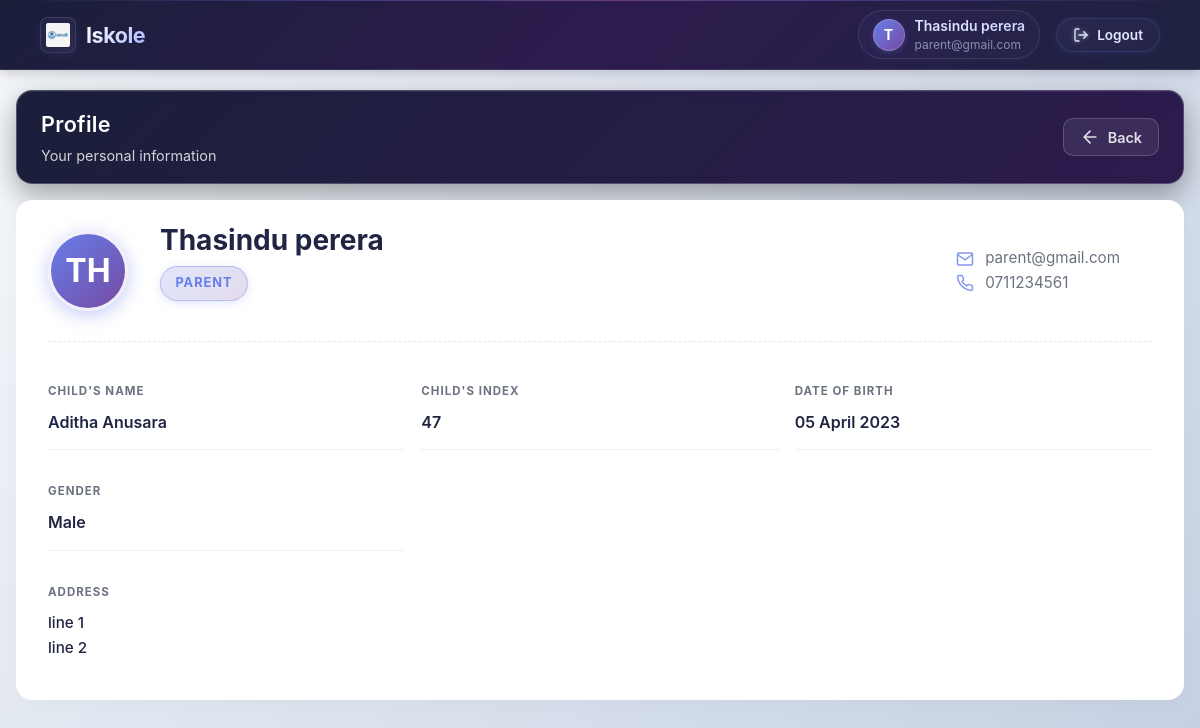
Page /profile/index (signed in) on the committed database.
### tables this page shows
CREATE TABLE `user` (
  `userID` int(11) NOT NULL,
  `gender` enum('Male','Female') DEFAULT NULL,
  `email` varchar(200) DEFAULT NULL,
  `phone` varchar(20) DEFAULT NULL,
  `createDate` datetime NOT NULL DEFAULT current_timestamp(),
  `role` int(11) DEFAULT NULL,
  `active` tinyint(1) DEFAULT NULL,
  `dateOfBirth` date DEFAULT NULL,
  `password` varchar(400) DEFAULT NULL,
  `pwdChanged` int(11) DEFAULT 0
);

CREATE TABLE `userName` (
  `userID` int(11) NOT NULL,
  `firstName` varchar(100) NOT NULL,
  `lastName` varchar(100) NOT NULL
);

CREATE TABLE `students` (
  `userID` int(11) NOT NULL,
  `studentID` int(11) NOT NULL,
  `classID` int(11) NOT NULL,
  `gradeID` int(11) DEFAULT NULL
);

CREATE TABLE `userAddress` (
  `userID` int(11) NOT NULL,
  `address_line1` varchar(200) NOT NULL,
  `address_line2` varchar(200) NOT NULL,
  `address_line3` varchar(200) NOT NULL
);

### app/Core/Controller.php (called while the page is built, shortened)
<?php
require_once __DIR__ . '/Session.php';
class Controller
{
    public function __construct()
    {
        $this->session = Session::getInstance();
    }
    protected function view($view, $data = [])
    {
        extract($data);
        require_once "../app/Views/$view.php";
    }
    protected function model($model)
    {
        return new $model();
    }
}

### app/Controllers/profile/ProfileController.php (called while the page is built, shortened)
<?php
require_once '../app/Core/Controller.php';
require_once '../app/Core/Session.php';
class ProfileController extends Controller
{
    public function index()
    {
        $userId = $this->session->get('user_id') ?? $_SESSION['user_id'] ?? null;
        $userModel = $this->model('UserModel');
        $teacherModel = $this->model('TeacherModel');
        $subjectModel = $this->model('SubjectModel');
        $studentModel = $this->model('StudentModel');
        $parentModel = $this->model('ParentModel');
        $user = $userModel->getUserDetailsById((int) $userId);
        $teacher = $teacherModel->getTeacherByUserId((int) $userId);
        $user['teacher'] = $teacher;
        $student = $studentModel->getStudentByUserId((int) $userId);
        $user['student'] = $student;
        if ($user['role'] === 2 ) {
            $subject = $subjectModel->getSubjectById((int) ($teacher['subjectID'] ?? 0));
        } elseif ($user['role'] === 3 ) {
            $subject = $subjectModel->getSubjectById((int) ($student['subjectID'] ?? 0));
        } else {
            $subject = null;
        }
        $user['subject'] = $subject['subjectName'] ?? '';
        $user['class'] = $class['class'] ?? '';
        $user['grade'] = $class['grade'] ?? '';
        if ($user['role'] === 4 ) {
            $parent = $parentModel->getParentByUserId((int) $userId);
            $student = $studentModel->getStudentById((int) ($parent['studentID'] ?? 0));
            $user['parent'] = $parent;
            $user['student'] = $student;
        }
        $this->view('profile/profile', ['user' => $user]);
    }
}

### app/Core/App.php (called while the page is built, shortened)
<?php
class App
{
    protected $method = 'index';
    public function __construct()
    {
        $url = $this->parseUrl();
        if ($url && isset($url[0]) && $url[0] !== '') {
            $segment0 = $url[0];
            $rootControllerFile = __DIR__ . '/../Controllers/' . ucfirst($segment0) . 'Controller.php';
            $folderControllerFile = __DIR__ . '/../Controllers/' . $segment0 . '/' . ucfirst($segment0) . 'Controller.php';
            if (file_exists($rootControllerFile)) {
                $this->controller = ucfirst($segment0) . 'Controller';
                $controllerPath = $rootControllerFile;
                unset($url[0]);
            } elseif (file_exists($folderControllerFile)) {
                unset($url[0]);
            } else {
                header('Location: /login');
                exit;
            }
        } else {
            header('Location: /login');
            exit;
        }
        $this->controller = new $this->controller;
        if (isset($url[1]) && method_exists($this->controller, $url[1])) {
            $this->method = $url[1];
            unset($url[1]);
        }
        $this->params = $url ? array_values($url) : [];
        call_user_func_array([$this->controller, $this->method], $this->params);
    }
    private function parseUrl()
    {
        if (isset($_GET['url']) && !empty($_GET['url'])) {
            return explode('/', filter_var(rtrim($_GET['url'], '/'), FILTER_SANITIZE_URL));
        }
        return [];
    }
}

### public/index.php (called while the page is built, shortened)
<?php
$app = new App();

### app/Core/Database.php (called while the page is built, shortened)
<?php
class Database
{
    private static $instance = null;
    private function __construct()
    {
        $this->host = getenv('MYSQL_HOST') ?: 'db';
        $this->port = getenv('MYSQL_PORT') ?: '3306';
        $this->dbname = getenv('MYSQL_DB') ?: 'iskole';
        $this->username = getenv('MYSQL_USER') ?: 'root';
        $this->password = getenv('MYSQL_PASSWORD') ?: 'root';
        $charset = 'utf8mb4';
        $dsn = "mysql:host={$this->host};port={$this->port};dbname={$this->dbname};charset={$charset}";
        $options = [
            PDO::ATTR_ERRMODE => PDO::ERRMODE_EXCEPTION,
            PDO::ATTR_DEFAULT_FETCH_MODE => PDO::FETCH_ASSOC,
            PDO::ATTR_PERSISTENT => false,
        ];
        try {
            $this->pdo = new PDO($dsn, $this->username, $this->password, $options);
        } catch (PDOException $e) {
            throw new Exception("Database connection failed: " . $e->getMessage());
        }
    }
    public static function getInstance()
    {
        if (self::$instance === null) {
            self::$instance = new Database();
        }
        return self::$instance->pdo;
    }
    private function loadEnv()
    {
        $envFile = __DIR__ . '/../../.env';
    }
}

### app/Core/Session.php (called while the page is built, shortened)
<?php
class Session
{
    protected static $instance = null;
    public static function getInstance()
    {
        if (self::$instance === null) {
            self::$instance = new Session();
        }
        return self::$instance;
    }
    public function get($key)
    {
        return isset($_SESSION[$key]) ? $_SESSION[$key] : null;
    }
}

### app/Model/UserModel.php (called while the page is built, shortened)
<?php
class UserModel
{
    protected $pdo;
    protected $userTable = 'user';
    protected $userAddressTable = 'userAddress';
    protected $userNameTable = 'userName';
    public function __construct()
    {
        $this->pdo = Database::getInstance();
    }
    public function getUserDetailsById($userId)
    {
        $sql = "SELECT {$this->userTable}.*,
                {$this->userNameTable}.firstName,
                {$this->userNameTable}.lastName,
                {$this->userAddressTable}.address_line1,
                {$this->userAddressTable}.address_line2,
                {$this->userAddressTable}.address_line3,
                students.studentID,
                students.classID,
                students.gradeID,
                teachers.subjectID
        FROM {$this->userTable}
        LEFT JOIN {$this->userNameTable}
        ON {$this->userTable}.userID = {$this->userNameTable}.userID
        LEFT JOIN {$this->userAddressTable}
        ON {$this->userTable}.userID = {$this->userAddressTable}.userID
        LEFT JOIN students
        ON {$this->userTable}.userID = students.userID
        LEFT JOIN teachers
        ON {$this->userTable}.userID = teachers.userID
        WHERE {$this->userTable}.userID = :userId";
        $stmt = $this->pdo->prepare($sql);
        $stmt->execute(['userId' => $userId]);
        return $stmt->fetch(PDO::FETCH_ASSOC);
    }
}

### app/Model/TeacherModel.php (called while the page is built, shortened)
<?php
require_once __DIR__ . '/UserModel.php';
class TeacherModel extends UserModel
{
    private $teacherTable = 'teachers';
    public function getTeacherByUserId($userId)
    {
        $sql = "SELECT t.*, u.* FROM `{$this->teacherTable}` t JOIN `{$this->userTable}` u ON t.`userID` = u.`userID` WHERE t.`userID` = :userId";
        try {
            $stmt = $this->pdo->prepare($sql);
            $stmt->execute(['userId' => $userId]);
            return $stmt->fetch(PDO::FETCH_ASSOC);
        } catch (PDOException $e) {
            throw new Exception("Error fetching teacher by user ID: " . $e->getMessage());
        }
    }
}

### app/Model/StudentModel.php (called while the page is built, shortened)
<?php
require_once __DIR__ . '/UserModel.php';
class StudentModel extends UserModel
{
    private $studentTable = 'students';
    public function getStudentById($studentId)
    {
        $sql = "SELECT s.*, u.*, un.* FROM {$this->studentTable} s
            JOIN {$this->userTable} u ON s.userID = u.userID
            LEFT JOIN {$this->userNameTable} un ON u.userID = un.userID
            WHERE s.studentID = :studentId";
        try {
            $stmt = $this->pdo->prepare($sql);
            $stmt->execute(['studentId' => $studentId]);
            return $stmt->fetch(PDO::FETCH_ASSOC);
        } catch (PDOException $e) {
            throw new Exception("Error fetching student by ID: " . $e->getMessage());
        }
    }
    public function getStudentByUserId($userId)
    {
        $sql = "SELECT s.*, u.*, un.* FROM {$this->studentTable} s
            JOIN {$this->userTable} u ON s.userID = u.userID
            LEFT JOIN {$this->userNameTable} un ON u.userID = un.userID
            WHERE s.userID = :userId";
        try {
            $stmt = $this->pdo->prepare($sql);
            $stmt->execute(['userId' => $userId]);
            return $stmt->fetch(PDO::FETCH_ASSOC);
        } catch (PDOException $e) {
            throw new Exception("Error fetching student by user ID: " . $e->getMessage());
        }
    }
}

### app/Model/ParentModel.php (called while the page is built, shortened)
<?php
include_once __DIR__ . '/UserModel.php';
class ParentModel extends UserModel
{
    private $parentTable = 'parents';
    public function getParentByUserId($userId)
    {
        $sql = "SELECT p.*, u.* FROM {$this->parentTable} p JOIN {$this->userTable} u ON p.userID = u.userID WHERE p.userID = :userId";
        try {
            $stmt = $this->pdo->prepare($sql);
            $stmt->execute(['userId' => $userId]);
            return $stmt->fetch(PDO::FETCH_ASSOC);
        } catch (PDOException $e) {
            throw new Exception("Error fetching parent by user ID: " . $e->getMessage());
        }
    }
}

### app/Views/profile/profile.php (the view, shortened to what this page needs)
<link rel="stylesheet" href="/css/profile/profile.css">
<?php include_once __DIR__ . '/../header/index.php'; ?>
<?php
$user = $user ?? [];
$fullName = trim(($user['firstName'] ?? $user['fName'] ?? '') . ' ' . ($user['lastName'] ?? $user['lName'] ?? '')) ?: 'User';
$role = strtolower($user['role'] ?? 'student');
$roleMap = [0 => 'admin', 1 => 'manager', 2 => 'teacher', 3 => 'student', 4 => 'parent'];
if (is_numeric($role))
    $role = $roleMap[(int) $role] ?? 'student';
$role = $role ?: 'student';
$email = $user['email'] ?? '';
$phone = $user['phone'] ?? '';
$dob = $user['dateOfBirth'] ?? $user['dob'] ?? '';
$gender = ucfirst($user['gender'] ?? '');
$address = trim(implode("\n", array_filter([$user['address_line1'] ?? '', $user['address_line2'] ?? '', $user['address_line3'] ?? ''])));
$grade = $user['grade'] ?? '';
$class = $user['class'] ?? '';
$studentIndex = $user['student']['studentID'] ?? '';
$studentName = trim(($user['student']['firstName'] ?? '') . ' ' . ($user['student']['lastName'] ?? '')) ?: '';
$roleLabels = ['admin' => 'Administrator', 'manager' => 'Manager', 'teacher' => 'Teacher', 'student' => 'Student', 'parent' => 'Parent'];
$roleLabel = $roleLabels[$role] ?? 'User';
?>
<section class="profile-clean" aria-labelledby="profile-title">
    <header class="profile-header">
        <div class="profile-title-wrap">
            <h1 id="profile-title">Profile</h1>
            <p class="subtitle">Your personal information</p>
        </div>
        <div class="profile-actions">
            <button onclick="history.back()" class="back-btn">
                <svg width="20" height="20" viewBox="0 0 24 24" fill="none" stroke="currentColor" stroke-width="2"
                    stroke-linecap="round" stroke-linejoin="round">
                    <path d="M19 12H5M12 19l-7-7 7-7" />
                </svg>
                <span>Back</span>
            </button>
        </div>
    </header>
    <div class="card">
        <div class="profile-main">
            <div class="avatar-wrapper">
                <div class="avatar">
                    <?php
                    $name = $_SESSION['name'] ?? 'User';
                    echo strtoupper(substr($name, 0, 2));
                    ?>
                </div>
            </div>
            <div class="profile-user-info">
                <div>
                    <h2 class="profile-user-name"><?php echo htmlspecialchars($fullName); ?></h2>
                    <span class="profile-user-role"><?php echo htmlspecialchars($roleLabel); ?></span>
                </div>
                <div>
                    <?php if ($email): ?>
                        <div class="contact-line">
                            <svg width="18" height="18" viewBox="0 0 24 24" fill="none" stroke="currentColor"
                                stroke-width="2">
                                <path d="M4 4h16c1.1 0 2 .9 2 2v12c0 1.1-.9 2-2 2H4c-1.1 0-2-.9-2-2V6c0-1.1.9-2 2-2z" />
                                <polyline points="22,6 12,13 2,6" />
                            </svg>
                            <a
                                href="mailto:<?php echo htmlspecialchars($email); ?>"><?php echo htmlspecialchars($email); ?></a>
                        </div>
                    <?php endif; ?>
                    <?php if ($phone): ?>
                        <div class="contact-line">
                            <a
                                href="tel:<?php echo htmlspecialchars($phone); ?>"><?php echo htmlspecialchars($phone); ?></a>
                        </div>
                    <?php endif; ?>
                </div>
            </div>
        </div>
        <div class="details-grid">
            <?php if ($role === 'student'): ?>
                <?php if ($studentIndex): ?>
                    <div class="detail-card ">
                        <span class="detail-label">Index Number</span>
                        <span class="detail-value">
                            <?php echo htmlspecialchars($studentIndex); ?>
                        </span>
                    </div>
                <?php endif; ?>
                <div class="detail-card">
                    <span class="detail-label">Class</span>
                    <span class="detail-value"><?php echo htmlspecialchars($grade . ' - ' . $class); ?></span>
                </div>
            <?php elseif ($role === 'parent'): ?>
                <div class="detail-card">
                    <span class="detail-label">Child's Name</span>
                    <span class="detail-value">
                        <?php echo htmlspecialchars($studentName ?? '—'); ?>
                    </span>
                </div>
                <?php if ($studentIndex): ?>
                    <div class="detail-card ">
                        <span class="detail-label">Child's Index</span>
                        <span class="detail-value"><?php echo htmlspecialchars($studentIndex); ?></span>
                    </div>
                <?php endif; ?>
            <?php endif; ?>
            <?php if ($dob): ?>
                <div class="detail-card">
                    <span class="detail-label">Date of Birth</span>
                    <span class="detail-value">
                        <?php echo htmlspecialchars(date('d F Y', strtotime($dob))); ?>
                    </span>
                </div>
            <?php endif; ?>
            <?php if ($gender): ?>
                <div class="detail-card">
                    <span class="detail-label">Gender</span>
                    <span class="detail-value">
                        <?php echo htmlspecialchars($gender); ?>
                    </span>
                </div>
            <?php endif; ?>
            <?php if ($address): ?>
                <div class="detail-card full">
                    <span class="detail-label">Address</span>
                    <span class="detail-value address">
                        <?php echo nl2br(htmlspecialchars($address)); ?>
                    </span>
                </div>
            <?php endif; ?>
        </div>
    </div>
</section>

### rows in the picture
user: username.firstName+lastName "Thasindu perera", role "PARENT", email "parent@gmail.com", phone "0711234561", dateOfBirth "05 April 2023", gender "Male", useraddress.address_line1+address_line2+address_line3 "line 1 line 2"
students: username.firstName+lastName "Aditha Anusara", studentID "47"

### other values in the picture
substr($name, 0, 1) "T"
$_SESSION['name'] "Thasindu perera"
$_SESSION['user_email'] "parent@gmail.com"
substr($name, 0, 2) "TH"
